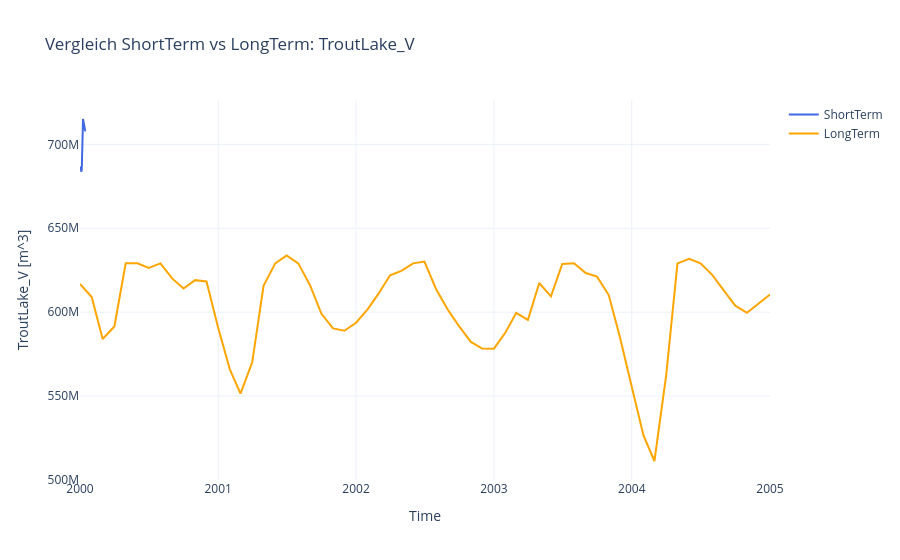
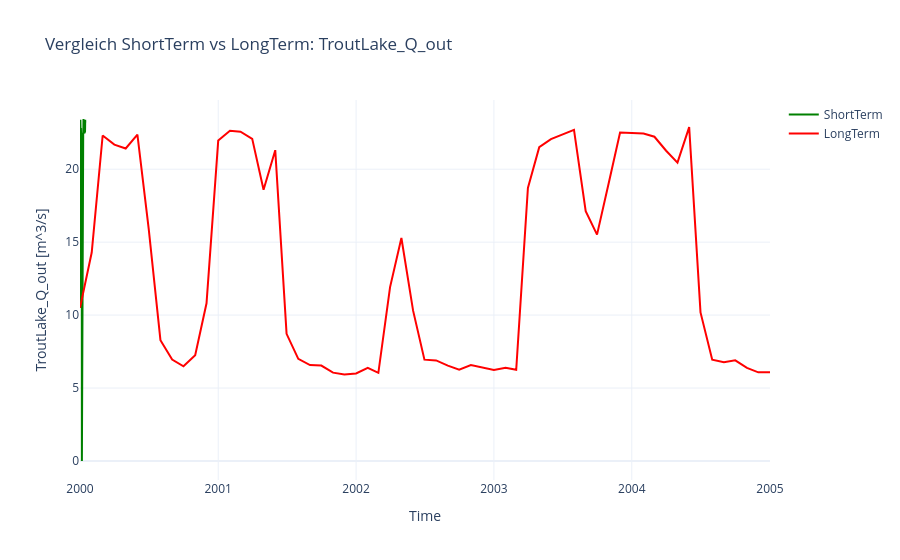

Notebook source saved alongside these figures, in order:
### Markdown cell above
## Optional: LongTerm-Szenario

Diese Erweiterung ist optional. Setzen Sie in der naechsten Zelle `RUN_LONGTERM = True`,
um LongTerm zu aktivieren, erneut zu rechnen und mit ShortTerm zu vergleichen.

### Code cell
import plotly.graph_objects as go

RUN_LONGTERM = True

if not RUN_LONGTERM:
    print("LongTerm uebersprungen. Setzen Sie RUN_LONGTERM=True fuer die Erweiterung.")
else:
    prepare_case(SCENARIO_LONG)

    run_env_long = os.environ.copy()
    run_env_long["MPLBACKEND"] = "Agg"
    result_long = subprocess.run([PY, "BlueRiver.py"], cwd=CASE_SRC, env=run_env_long, capture_output=True, text=True)
    combined_long = (result_long.stdout or "") + "\n" + (result_long.stderr or "")
    (CASE_DIR / "venv-log.txt").write_text(combined_long, encoding="utf-8")
    if result_long.returncode != 0:
        raise RuntimeError("LongTerm-Lauf fehlgeschlagen. Siehe venv-log.txt")

    long_df = pd.read_csv(CASE_OUTPUT / "timeseries_export.csv", parse_dates=["time"])
    print("LongTerm-Zeilen:", len(long_df))

    fig_long_v = go.Figure()
    fig_long_v.add_trace(go.Scatter(x=short_term_df["time"], y=short_term_df["TroutLake_V"], mode="lines", name="ShortTerm", line=dict(color="royalblue")))
    fig_long_v.add_trace(go.Scatter(x=long_df["time"], y=long_df["TroutLake_V"], mode="lines", name="LongTerm", line=dict(color="orange")))
    fig_long_v.update_layout(title="Vergleich ShortTerm vs LongTerm: TroutLake_V", xaxis_title="Time", yaxis_title="TroutLake_V [m^3]", template="plotly_white")
    fig_long_v.show()

    fig_long_q = go.Figure()
    fig_long_q.add_trace(go.Scatter(x=short_term_df["time"], y=short_term_df["TroutLake_Q_out"], mode="lines", name="ShortTerm", line=dict(color="green")))
    fig_long_q.add_trace(go.Scatter(x=long_df["time"], y=long_df["TroutLake_Q_out"], mode="lines", name="LongTerm", line=dict(color="red")))
    fig_long_q.update_layout(title="Vergleich ShortTerm vs LongTerm: TroutLake_Q_out", xaxis_title="Time", yaxis_title="TroutLake_Q_out [m^3/s]", template="plotly_white")
    fig_long_q.show()
